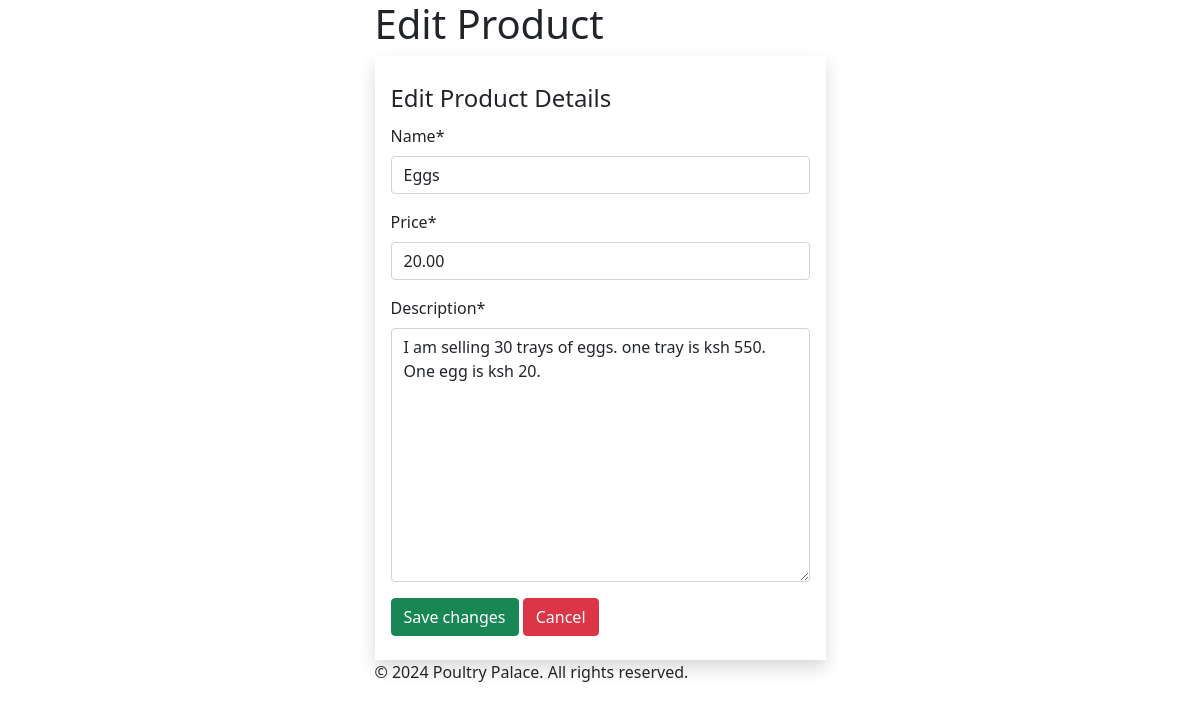
Page /edit_product/4/ (signed in) on the committed database.
### poultrypalace/models.py (models this page shows, shortened)
class Product(models.Model):
    name = models.CharField(max_length=100)
    description = models.TextField()
    price = models.DecimalField(max_digits=10, decimal_places=2)
    available = models.BooleanField(default=True)
    created_at = models.DateTimeField(auto_now_add=True)
    updated_at = models.DateTimeField(auto_now=True)
    farmer = models.ForeignKey(User, on_delete=models.CASCADE)

### poultrypalace/views.py (the view)
# urls.py: path('edit_product/<int:product_id>/', views.edit_product, name='edit_product'),
@login_required
def edit_product(request, product_id):
    product = get_object_or_404(Product, id=product_id)
    if request.method == 'POST':
        form = ProductForm(request.POST, instance=product)
        if form.is_valid():
            form.save()
            messages.success(request, "Product updated successfully!")
            return redirect('dashboard')
    else:
        form = ProductForm(instance=product)
    return render(request, 'poultrypalace/edit_product.html', {'form': form})

### poultrypalace/forms.py
class ProductForm(forms.ModelForm):
    class Meta:
        model = Product
        fields = ['name', 'price', 'description']

### poultrypalace/templates/poultrypalace/edit_product.html (shortened to what this page needs)
{% load crispy_forms_tags crispy_forms_filters %}
<!DOCTYPE html>
<html lang="en">
  <head>
    <link
      href="https://cdn.jsdelivr.net/npm/bootstrap@5.0.2/dist/css/bootstrap.min.css"
      rel="stylesheet"
    />
  </head>
  <body>
    <div class="container">
      <div class="row justify-content-center">
        <div class="col-sm-5">
          <header>
            <h1>Edit Product</h1>
          </header>
          <main>
            <section>
              <form
                action="{{request.path}}"
                method="post" class="shadow px-3 py-4"
                enctype="multipart/form-data"
              >
                <fieldset>
                  <legend>Edit Product Details</legend>
                  {{ form|crispy }}
                  <div class="form-actions">
                    <button class="btn btn-success">Save changes</button>
                    <a
                      href="{% url 'dashboard' %}"
                      class="button btn btn-danger"
                      >Cancel</a
                    >
                  </div>
                </fieldset>
              </form>
            </section>
          </main>
          <footer>
            <p>&copy; 2024 Poultry Palace. All rights reserved.</p>
          </footer>
        </div>
      </div>
    </div>
  </body>
</html>

### rows in the picture
Product: name "Eggs", price "20.00", description "I am selling 30 trays of eggs. one tray is ksh 550. One egg is ksh 20."
